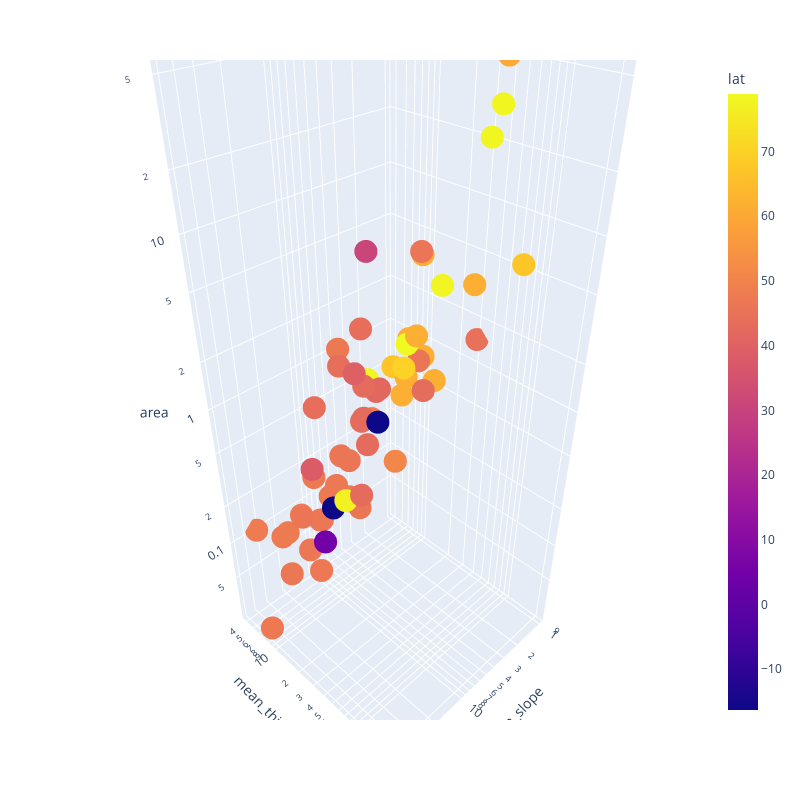

Notebook code cell kept with this figure:
### Markdown cell above
### b) 3D Scatter plot using Plotly (1 point)

Use the plotly ``scatter_3d`` plot. Make sure to change the pandas series for log scales.

### Code cell
# solution
fig3 = px.scatter_3d(data, x='mean_slope', y='mean_thickness', z='area', height=800, width=800, log_x=True, log_y=True, log_z=True, color=data['lat'])
fig3.show()
